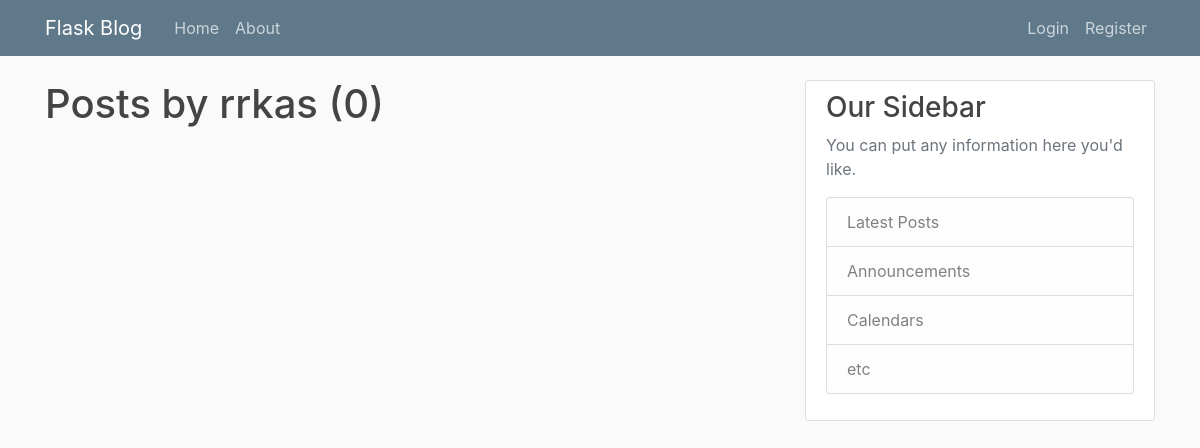
Page /user/rrkas on the earlier database version.
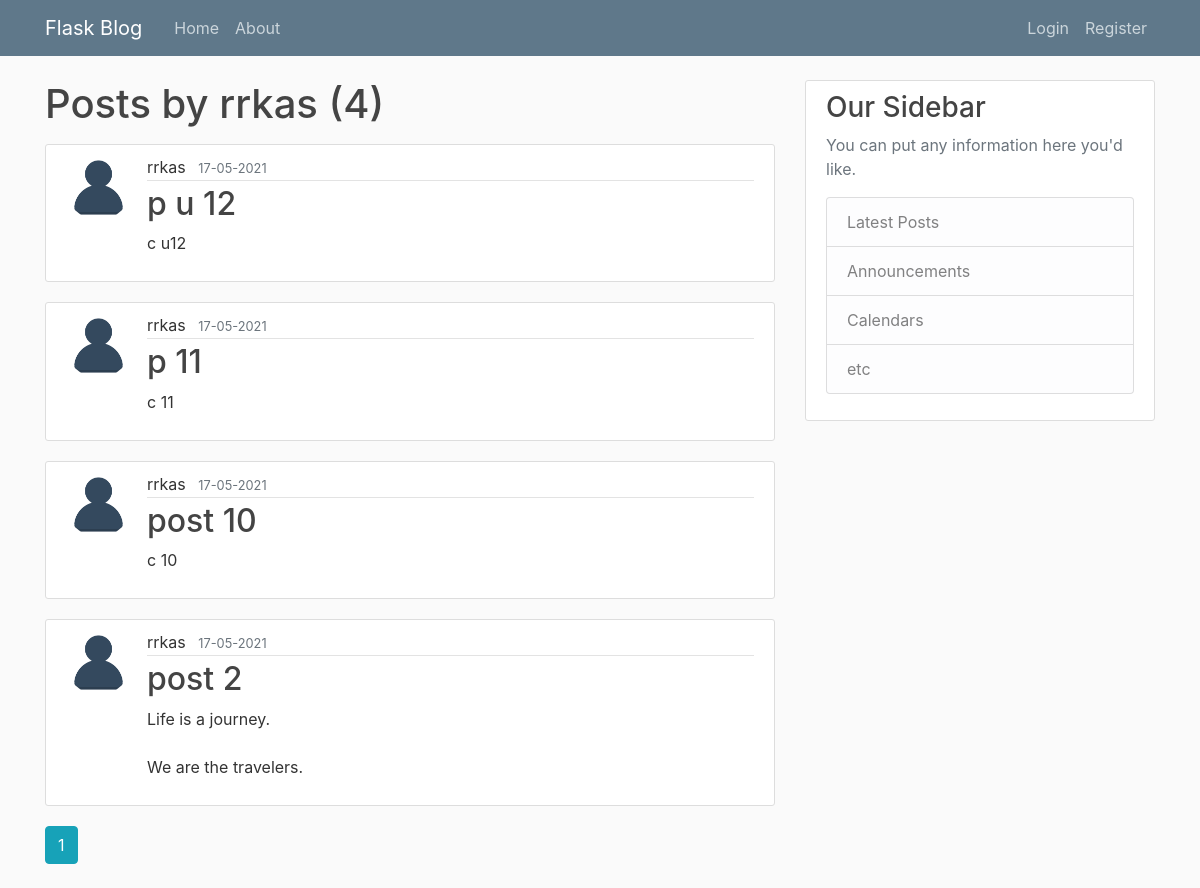
Same page on the later database version.
### flaskblog/models.py (models this page shows, shortened)
class User(db.Model, UserMixin):
    id = db.Column(db.Integer, primary_key=True)
    username = db.Column(db.String(20), unique=True, nullable=False)
    email = db.Column(db.String(120), unique=True, nullable=False)
    image_file = db.Column(db.String(20), nullable=False, default='default.jpg')
    password = db.Column(db.String(60), nullable=False)
    posts = db.relationship('Post', backref='author', lazy=True)

class Post(db.Model):
    id = db.Column(db.Integer, primary_key=True)
    title = db.Column(db.String(100), nullable=False)
    content = db.Column(db.Text, nullable=False)
    date_posted = db.Column(db.DateTime, nullable=False, default=datetime.utcnow)
    user_id = db.Column(db.Integer, db.ForeignKey('user.id'), nullable=False)

### flaskblog/users/routes.py (the view)
@users.route('/user/<string:username>')
def user_post_func(username):
    page = request.args.get('page', 1, type=int)
    user = User.query.filter_by(username=username).first_or_404()
    posts = Post.query.filter_by(author=user) \
        .order_by(Post.date_posted.desc()) \
        .paginate(page=page, per_page=5)
    for post in posts.items:
        image_file = url_for('static', filename='profile_pics/' + post.author.image_file)
        abs_path = os.path.join(current_app.root_path, 'static', 'profile_pics', post.author.image_file)
        print(abs_path, image_file)
        if not os.path.exists(abs_path):
            image_file = url_for('static', filename='profile_pics/default.jpg')
        post.author_file = image_file
    return render_template('user_posts.html', posts=posts, user=user)

### flaskblog/templates/user_posts.html
{% extends "layout.html" %}
{% block content %}
    <h1 class="mb-3"> Posts by {{ user.username }} ({{ posts.total }})</h1>
    {% for post in posts.items %}
        <article class="media content-section">
            <img class="rounded-circle article-img"
                 src="{{ post.author_file }}"/>
            <div class="media-body">
                <div class="article-metadata">
                    <span class="mr-2">{{ post.author.username }}</span>
                    <small class="text-muted">{{ post.date_posted.strftime('%d-%m-%Y') }}</small>
                </div>
                <h2><a class="article-title" href="{{ url_for('posts.post_func', post_id=post.id) }}">{{ post.title }}</a></h2>
                <p class="article-content">{{ post.content }}</p>
            </div>
        </article>
    {% endfor %}
    {% for pagenum in posts.iter_pages(left_edge=1, right_edge=1, left_current=1, right_current=2) %}
        {% if pagenum %}
            {% if posts.page==pagenum %}
                <a href="{{ url_for('users.user_post_func', username=user.username, page=pagenum) }}" class="btn btn-info mb-4">{{ pagenum }}</a>
            {% else %}
                <a href="{{ url_for('users.user_post_func', username=user.username, page=pagenum) }}" class="btn btn-outline-info mb-4">{{ pagenum }}</a>
            {% endif%}
        {% else %}
            ...
        {% endif %}
    {% endfor%}
{% endblock content %}

### flaskblog/templates/layout.html (shortened to what this page needs)
<!doctype html>
<html>
<head>
    <link rel="stylesheet" href="https://maxcdn.bootstrapcdn.com/bootstrap/4.0.0/css/bootstrap.min.css"
>
    <link rel="stylesheet" type="text/css" href="{{ url_for('static', filename='main.css') }}">
</head>
<body>
<header class="site-header">
    <nav class="navbar navbar-expand-md navbar-dark bg-steel fixed-top">
        <div class="container">
            <a class="navbar-brand mr-4" href="/">Flask Blog</a>
            <div class="collapse navbar-collapse" id="navbarToggle">
                <div class="navbar-nav mr-auto">
                    <a class="nav-item nav-link" href="{{ url_for('main.home_func') }}">Home</a>
                    <a class="nav-item nav-link" href="{{ url_for('main.about_func') }}">About</a>
                </div>
                <div class="navbar-nav">
                    {% if current_user.is_authenticated %}
                        <a class="nav-item nav-link" href="{{ url_for('posts.new_post_func') }}">New Post</a>
                        <a class="nav-item nav-link" href="{{ url_for('users.account_func') }}">Account</a>
                        <a class="nav-item nav-link" href="{{ url_for('users.logout_func') }}">Logout</a>
                    {% else %}
                        <a class="nav-item nav-link" href="{{ url_for('users.login_func') }}">Login</a>
                        <a class="nav-item nav-link" href="{{ url_for('users.register_func') }}">Register</a>
                    {% endif %}
                </div>
            </div>
        </div>
    </nav>
</header>
<main role="main" class="container">
    <div class="row">
        <div class="col-md-8">
            {% block content %}{% endblock %}
        </div>
        <div class="col-md-4">
            <div class="content-section">
                <h3>Our Sidebar</h3>
                <p class="text-muted"> You can put any information here you'd like.
                <ul class="list-group">
                    <li class="list-group-item list-group-item-light">Latest Posts</li>
                    <li class="list-group-item list-group-item-light">Announcements</li>
                    <li class="list-group-item list-group-item-light">Calendars</li>
                    <li class="list-group-item list-group-item-light">etc</li>
                </ul>
                </p>
            </div>
        </div>
    </div>
</main>
</body>
</html>

### flaskblog/static/main.css (style rules this page uses)
body { background: #fafafa; color: #333333; margin-top: 5rem; }
h1, h2, h3, h4, h5, h6 { color: #444444; }
.bg-steel { background-color: #5f788a; }
.site-header .navbar-nav .nav-link { color: #cbd5db; }
.content-section { background: #ffffff; padding: 10px 20px; border: 1px solid #dddddd; border-radius: 3px; margin-bottom: 20px; }
.article-title { color: #444444; }
.article-content { white-space: pre-line; }
.article-img { height: 65px; width: 65px; margin-right: 16px; }
.article-metadata { padding-bottom: 1px; margin-bottom: 4px; border-bottom: 1px solid #e3e3e3 }

Differences in the rows shown:
added Post: author.username "rrkas", date_posted "17-05-2021", title "p u 12", content "c u12"
added Post: author.username "rrkas", date_posted "17-05-2021", title "p 11", content "c 11"
added Post: author.username "rrkas", date_posted "17-05-2021", title "post 10", content "c 10"
added Post: author.username "rrkas", date_posted "17-05-2021", title "post 2", content "Life is a journey. We are the travelers."
Other differences:
{{ posts.total }}: "0" → "4"
new list line: "1"
